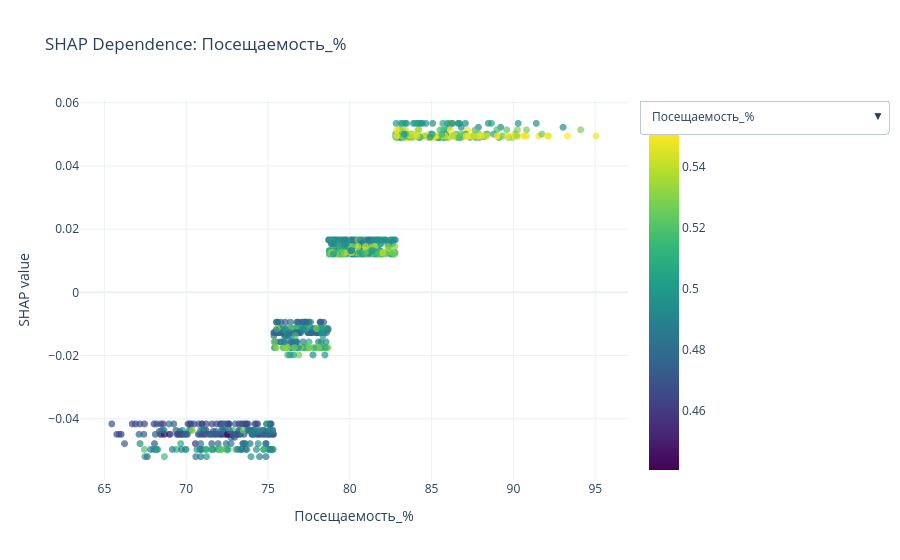

Notebook code for this chart:
### Code cell
if numeric_top:
    fig_dep.update_layout(
        template='plotly_white',
        height=560,
        title=f'SHAP Dependence: {numeric_top[0]}',
        xaxis_title=numeric_top[0],
        yaxis_title='SHAP value',
        updatemenus=[dict(buttons=buttons, direction='down', x=1.02, y=1.0, xanchor='left', yanchor='top')]
    )
    fig_dep.show()
else:
    print('Для dependence plot не найдено числовых фич в Top-важных признаках.')

### Figure 1 — Plotly figure (JSON) as saved in the notebook; plotly's stock layout.template omitted (floating-point values rounded to 4 significant figures; data arrays with more than 128 entries replaced by an {"elided": "..."} marker saying what was removed)
{"data": [{"hovertemplate": "Признак: Посещаемость_%<br>Значение: %{x}<br>SHAP: %{y:.4f}<br>P(1): %{marker.color:.3f}<extra></extra>", "marker": {"color": {"elided": "915 float values"}, "colorbar": {"title": {"text": "P(class=1)"}}, "colorscale": [[0, "#440154"], [0.1111, "#482878"], [0.2222, "#3e4989"], [0.3333, "#31688e"], [0.4444, "#26828e"], [0.5556, "#1f9e89"], [0.6667, "#35b779"], [0.7778, "#6ece58"], [0.8889, "#b5de2b"], [1, "#fde725"]], "opacity": 0.7, "showscale": true, "size": 7}, "mode": "markers", "name": "Посещаемость_%", "type": "scattergl", "visible": true, "x": {"elided": "915 float values"}, "y": {"elided": "915 float values"}}, {"hovertemplate": "Признак: Уверенность_в_себе<br>Значение: %{x}<br>SHAP: %{y:.4f}<br>P(1): %{marker.color:.3f}<extra></extra>", "marker": {"color": {"elided": "915 float values"}, "colorscale": [[0, "#440154"], [0.1111, "#482878"], [0.2222, "#3e4989"], [0.3333, "#31688e"], [0.4444, "#26828e"], [0.5556, "#1f9e89"], [0.6667, "#35b779"], [0.7778, "#6ece58"], [0.8889, "#b5de2b"], [1, "#fde725"]], "opacity": 0.7, "showscale": false, "size": 7}, "mode": "markers", "name": "Уверенность_в_себе", "type": "scattergl", "visible": false, "x": {"elided": "915 float values"}, "y": {"elided": "915 float values"}}, {"hovertemplate": "Признак: Индекс_качества_школы<br>Значение: %{x}<br>SHAP: %{y:.4f}<br>P(1): %{marker.color:.3f}<extra></extra>", "marker": {"color": {"elided": "915 float values"}, "colorscale": [[0, "#440154"], [0.1111, "#482878"], [0.2222, "#3e4989"], [0.3333, "#31688e"], [0.4444, "#26828e"], [0.5556, "#1f9e89"], [0.6667, "#35b779"], [0.7778, "#6ece58"], [0.8889, "#b5de2b"], [1, "#fde725"]], "opacity": 0.7, "showscale": false, "size": 7}, "mode": "markers", "name": "Индекс_качества_школы", "type": "scattergl", "visible": false, "x": {"elided": "915 float values"}, "y": {"elided": "915 float values"}}, {"hovertemplate": "Признак: Доступ_к_ресурсам<br>Значение: %{x}<br>SHAP: %{y:.4f}<br>P(1): %{marker.color:.3f}<extra></extra>", "marker": {"color": {"elided": "915 float values"}, "colorscale": [[0, "#440154"], [0.1111, "#482878"], [0.2222, "#3e4989"], [0.3333, "#31688e"], [0.4444, "#26828e"], [0.5556, "#1f9e89"], [0.6667, "#35b779"], [0.7778, "#6ece58"], [0.8889, "#b5de2b"], [1, "#fde725"]], "opacity": 0.7, "showscale": false, "size": 7}, "mode": "markers", "name": "Доступ_к_ресурсам", "type": "scattergl", "visible": false, "x": {"elided": "915 float values"}, "y": {"elided": "915 float values"}}, {"hovertemplate": "Признак: Пропущенные_дни<br>Значение: %{x}<br>SHAP: %{y:.4f}<br>P(1): %{marker.color:.3f}<extra></extra>", "marker": {"color": {"elided": "915 float values"}, "colorscale": [[0, "#440154"], [0.1111, "#482878"], [0.2222, "#3e4989"], [0.3333, "#31688e"], [0.4444, "#26828e"], [0.5556, "#1f9e89"], [0.6667, "#35b779"], [0.7778, "#6ece58"], [0.8889, "#b5de2b"], [1, "#fde725"]], "opacity": 0.7, "showscale": false, "size": 7}, "mode": "markers", "name": "Пропущенные_дни", "type": "scattergl", "visible": false, "x": {"elided": "915 int values"}, "y": {"elided": "915 float values"}}, {"hovertemplate": "Признак: Уровень_стресса_перед_экзаменом<br>Значение: %{x}<br>SHAP: %{y:.4f}<br>P(1): %{marker.color:.3f}<extra></extra>", "marker": {"color": {"elided": "915 float values"}, "colorscale": [[0, "#440154"], [0.1111, "#482878"], [0.2222, "#3e4989"], [0.3333, "#31688e"], [0.4444, "#26828e"], [0.5556, "#1f9e89"], [0.6667, "#35b779"], [0.7778, "#6ece58"], [0.8889, "#b5de2b"], [1, "#fde725"]], "opacity": 0.7, "showscale": false, "size": 7}, "mode": "markers", "name": "Уровень_стресса_перед_экзаменом", "type": "scattergl", "visible": false, "x": {"elided": "915 float values"}, "y": {"elided": "915 float values"}}, {"hovertemplate": "Признак: Часы_самоподготовки_в_неделю<br>Значение: %{x}<br>SHAP: %{y:.4f}<br>P(1): %{marker.color:.3f}<extra></extra>", "marker": {"color": {"elided": "915 float values"}, "colorscale": [[0, "#440154"], [0.1111, "#482878"], [0.2222, "#3e4989"], [0.3333, "#31688e"], [0.4444, "#26828e"], [0.5556, "#1f9e89"], [0.6667, "#35b779"], [0.7778, "#6ece58"], [0.8889, "#b5de2b"], [1, "#fde725"]], "opacity": 0.7, "showscale": false, "size": 7}, "mode": "markers", "name": "Часы_самоподготовки_в_неделю", "type": "scattergl", "visible": false, "x": {"elided": "915 int values"}, "y": {"elided": "915 float values"}}, {"hovertemplate": "Признак: Класс<br>Значение: %{x}<br>SHAP: %{y:.4f}<br>P(1): %{marker.color:.3f}<extra></extra>", "marker": {"color": {"elided": "915 float values"}, "colorscale": [[0, "#440154"], [0.1111, "#482878"], [0.2222, "#3e4989"], [0.3333, "#31688e"], [0.4444, "#26828e"], [0.5556, "#1f9e89"], [0.6667, "#35b779"], [0.7778, "#6ece58"], [0.8889, "#b5de2b"], [1, "#fde725"]], "opacity": 0.7, "showscale": false, "size": 7}, "mode": "markers", "name": "Класс", "type": "scattergl", "visible": false, "x": {"elided": "915 int values"}, "y": {"elided": "915 float values"}}], "layout": {"height": 560, "title": {"text": "SHAP Dependence: Посещаемость_%"}, "updatemenus": [{"buttons": [{"args": [{"visible": [true, false, false, false, false, false, false, false]}, {"title": "SHAP Dependence: Посещаемость_%", "xaxis": {"title": "Посещаемость_%"}}], "label": "Посещаемость_%", "method": "update"}, {"args": [{"visible": [false, true, false, false, false, false, false, false]}, {"title": "SHAP Dependence: Уверенность_в_себе", "xaxis": {"title": "Уверенность_в_себе"}}], "label": "Уверенность_в_себе", "method": "update"}, {"args": [{"visible": [false, false, true, false, false, false, false, false]}, {"title": "SHAP Dependence: Индекс_качества_школы", "xaxis": {"title": "Индекс_качества_школы"}}], "label": "Индекс_качества_школы", "method": "update"}, {"args": [{"visible": [false, false, false, true, false, false, false, false]}, {"title": "SHAP Dependence: Доступ_к_ресурсам", "xaxis": {"title": "Доступ_к_ресурсам"}}], "label": "Доступ_к_ресурсам", "method": "update"}, {"args": [{"visible": [false, false, false, false, true, false, false, false]}, {"title": "SHAP Dependence: Пропущенные_дни", "xaxis": {"title": "Пропущенные_дни"}}], "label": "Пропущенные_дни", "method": "update"}, {"args": [{"visible": [false, false, false, false, false, true, false, false]}, {"title": "SHAP Dependence: Уровень_стресса_перед_экзаменом", "xaxis": {"title": "Уровень_стресса_перед_экзаменом"}}], "label": "Уровень_стресса_перед_экзаменом", "method": "update"}, {"args": [{"visible": [false, false, false, false, false, false, true, false]}, {"title": "SHAP Dependence: Часы_самоподготовки_в_неделю", "xaxis": {"title": "Часы_самоподготовки_в_неделю"}}], "label": "Часы_самоподготовки_в_неделю", "method": "update"}, {"args": [{"visible": [false, false, false, false, false, false, false, true]}, {"title": "SHAP Dependence: Класс", "xaxis": {"title": "Класс"}}], "label": "Класс", "method": "update"}], "direction": "down", "x": 1.02, "xanchor": "left", "y": 1, "yanchor": "top"}], "xaxis": {"title": {"text": "Посещаемость_%"}}, "yaxis": {"title": {"text": "SHAP value"}}}}
